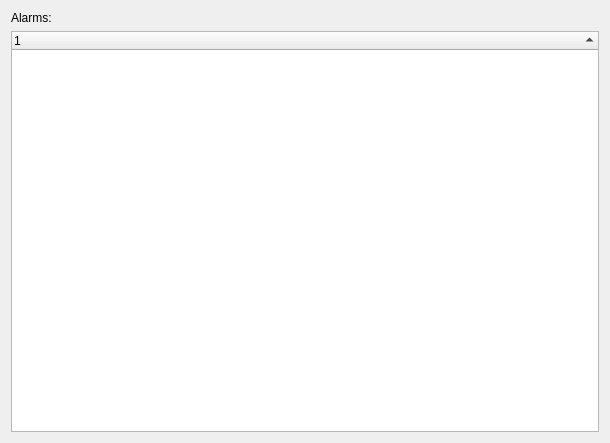
<?xml version="1.0" encoding="UTF-8"?>
<ui version="4.0">
 <class>AlarmDisplayWidget</class>
 <widget class="QWidget" name="AlarmDisplayWidget">
  <property name="geometry">
   <rect>
    <x>0</x>
    <y>0</y>
    <width>610</width>
    <height>443</height>
   </rect>
  </property>
  <property name="windowTitle">
   <string>Form</string>
  </property>
  <layout class="QGridLayout" name="gridLayout">
   <item row="0" column="0">
    <layout class="QVBoxLayout" name="verticalLayout">
     <item>
      <widget class="QLabel" name="label">
       <property name="text">
        <string>Alarms:</string>
       </property>
      </widget>
     </item>
     <item>
      <widget class="AlarmTreeWidget" name="treeWidget">
       <property name="styleSheet">
        <string notr="true"/>
       </property>
       <property name="alternatingRowColors">
        <bool>false</bool>
       </property>
       <property name="sortingEnabled">
        <bool>true</bool>
       </property>
       <column>
        <property name="text">
         <string notr="true">1</string>
        </property>
       </column>
      </widget>
     </item>
    </layout>
   </item>
  </layout>
 </widget>
 <customwidgets>
  <customwidget>
   <class>AlarmTreeWidget</class>
   <extends>QTreeWidget</extends>
   <header location="global">alarmtreewidget.h</header>
  </customwidget>
 </customwidgets>
 <resources/>
 <connections/>
</ui>
